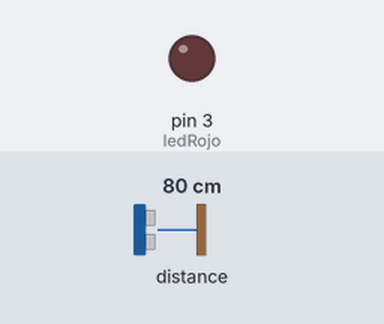
A sketch run on a simulated Arduino Uno, built with avr-gcc and run on an emulated ATmega328P. Shown: output pins drawn as LEDs (lit = HIGH). Wiring (inferred from the names in the program): ultrasonic range finder: trigger pin 1; echo pin 0. The inputs (shaded band) are chosen by the test bench; at power-on: distance to the obstacle 80 cm. The echo pulse lasts 58.3 µs per cm; pins used as bus, display or sensor lines are not drawn.

Above: at 1.2 s.
1.3 s: distance to the obstacle set to 13 cm
2.8 s: distance to the obstacle set to 10 cm
At 3.6 s:
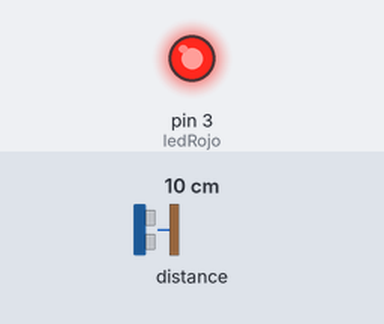
4.3 s: distance to the obstacle set to 18 cm
At 5.2 s:
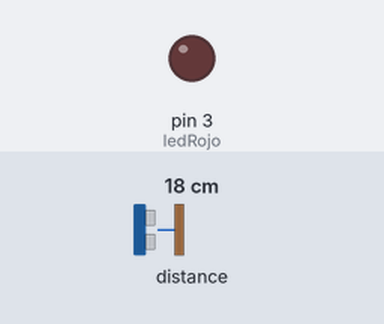
5.8 s: distance to the obstacle set to 2 cm
At 7.2 s:
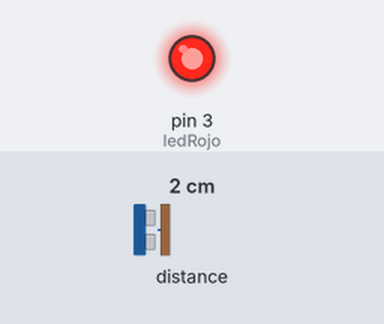
Timing chart, 0 to 8.3 s (numbered marks = the images above; inputs shaded):
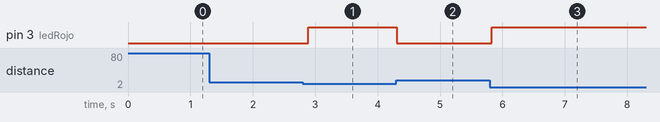

Measured:
- the behaviour switches between 12 and 11 cm on distance to the obstacle (found by bisection; images 0 and 1)
- after the input at 1.3 s, every drawn part: stays the same
- after the input at 2.8 s, pin 3 (ledRojo): LOW → HIGH after 0.09 s
- after the input at 4.3 s, pin 3 (ledRojo): HIGH → LOW at once
- after the input at 5.8 s, pin 3 (ledRojo): LOW → HIGH at once

The sketch:

ultrasonico_inteligente.ino
```cpp
const int ledRojo = 3; // conexión del LED
const int trigPin = 1; // conexión del pin Trig del Sonar
const int echoPin = 0; // conexión del pin Echo del Sonar

long duracion = 0;
long cm = 0;

void setup() {
pinMode(ledRojo, OUTPUT);
pinMode(trigPin, OUTPUT);
pinMode(echoPin, INPUT);
}

void loop(){
// Inicia el sonar y envia un pin
digitalWrite(trigPin, LOW);
delayMicroseconds(2);
digitalWrite(trigPin, HIGH);
delayMicroseconds(5);
digitalWrite(trigPin, LOW);

// lee el tiempo en milisegundos hasta que el eco vuelve.
duracion = pulseIn(echoPin, HIGH);

cm= duracion/58; // paso a cm el tiempo dividiendo por el doble de la velocidad del sonido

if(cm <= 10 && cm > 0) // si la distancia es menor a 10 cm (salvo que sea 0, es decir TimeOut)
{
digitalWrite(ledRojo, HIGH); // enciendo el LED
} else {
digitalWrite(ledRojo, LOW); // apago el LED
}

delay(100);
}
```
